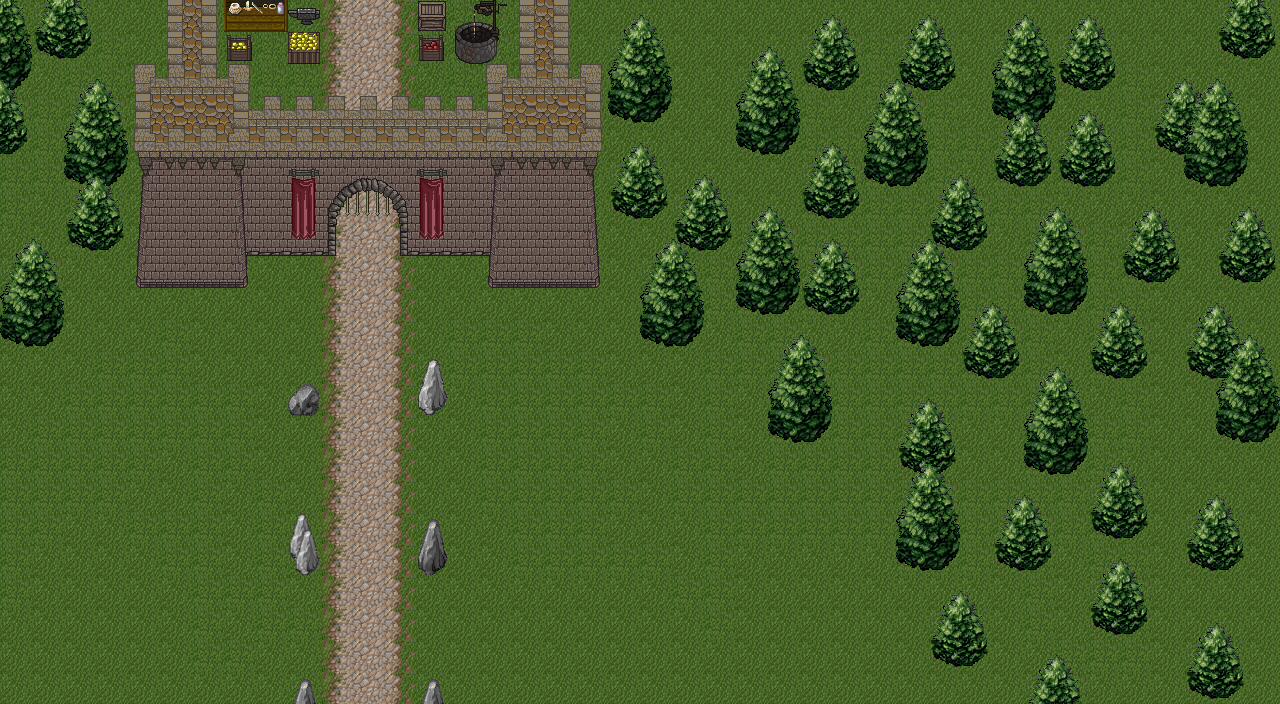

Below is a game level as drawn by its tile map, then a one-line description and the .tmx that defines it (tile-layer data replaced by summaries):
An orthogonal 40x22 tile map with 32x32 px tiles, 5 tile layers (ground, underCharacter, aboveCharacter, underCharacter2, ...), 2 tilesets and 61 objects.

<map version="1.4" tiledversion="1.4.3" orientation="orthogonal" renderorder="right-down" width="40" height="22" tilewidth="32" tileheight="32" infinite="0" nextlayerid="10" nextobjectid="181">
 <tileset firstgid="1" source="mountain_landscape.tsx" />
 <tileset firstgid="257" source="Castle2.tsx" />
 <layer id="1" name="ground" width="40" height="22">
  <data>[880 cells, 880 non-empty, 5 distinct tile ids]</data>
 </layer>
 <layer id="8" name="underCharacter" width="40" height="22">
  <data>[880 cells, 114 non-empty, 24 distinct tile ids]</data>
 </layer>
 <layer id="2" name="aboveCharacter" width="40" height="22">
  <data>[880 cells, 236 non-empty, 26 distinct tile ids]</data>
 </layer>
 <layer id="9" name="underCharacter2" width="40" height="22">
  <data>[880 cells, 2 non-empty, 1 distinct tile ids]</data>
 </layer>
 <layer id="4" name="aboveCharacter2" width="40" height="22">
  <data>[880 cells, 72 non-empty, 30 distinct tile ids]</data>
 </layer>
 <objectgroup id="6" name="collisions">
  <object id="8" x="288" y="384" width="32" height="32" />
  <object id="41" x="519.5" y="0" width="49" height="191.5" />
  <object id="42" x="167.5" y="0" width="49.5" height="191.5" />
  <object id="43" x="250" y="224" width="85" height="32" />
  <object id="44" x="400.5" y="224" width="87.5" height="32" />
  <object id="47" x="136.5" y="192" width="112.5" height="96" />
  <object id="48" x="416" y="384" width="32" height="32" />
  <object id="49" x="416" y="544" width="32" height="32" />
  <object id="50" x="288" y="544" width="32" height="32" />
  <object id="94" x="1.33333" y="295.333" width="62.6667" height="48" />
  <object id="99" x="1032.33" y="690.333" width="45.3333" height="12" />
  <object id="102" x="1007" y="532.333" width="34" height="34" />
  <object id="104" x="1191.67" y="347" width="48" height="31.3333" />
  <object id="122" x="-0.333333" y="114.333" width="22.6667" height="34" />
  <object id="125" x="288" y="30.6667" width="31.3333" height="33.3333" />
  <object id="128" x="287.333" y="6.66667" width="31.3333" height="17.3333" />
  <object id="131" x="224" y="0" width="64" height="32" />
  <object id="133" x="226" y="34.6667" width="24.6667" height="24.6667" />
  <object id="134" x="416" y="0" width="32" height="32" />
  <object id="135" x="416.667" y="33.3333" width="27.3333" height="28.6667" />
  <object id="137" x="454.667" y="20" width="44.6667" height="42.6667" />
  <object id="138" x="487.75" y="192" width="112.5" height="96" />
  <object id="141" x="0.66665" y="36.6667" width="30.6667" height="48" />
  <object id="142" x="65.3333" y="134.667" width="62.6667" height="48" />
  <object id="143" x="609.333" y="72" width="62.6667" height="48" />
  <object id="144" x="737.333" y="104" width="62.6667" height="48" />
  <object id="145" x="864.667" y="135.333" width="62.6667" height="48" />
  <object id="146" x="993.333" y="72" width="62.6667" height="48" />
  <object id="147" x="1184" y="134" width="62.6667" height="48" />
  <object id="148" x="1025.33" y="262" width="62.6667" height="48" />
  <object id="149" x="1215.33" y="388.667" width="62.6667" height="48" />
  <object id="150" x="1024" y="421.333" width="62.6667" height="48" />
  <object id="151" x="896.667" y="520" width="62.6667" height="48" />
  <object id="152" x="897.333" y="293.333" width="62.6667" height="48" />
  <object id="153" x="769.667" y="390" width="62.6667" height="48" />
  <object id="154" x="640.667" y="295" width="62.6667" height="48" />
  <object id="155" x="738.667" y="262" width="62.6667" height="48" />
  <object id="156" x="1095.33" y="344.334" width="50" height="31.3333" />
  <object id="157" x="1127.33" y="248.334" width="49.3333" height="31.3333" />
  <object id="158" x="1222.67" y="245.667" width="50.6666" height="34" />
  <object id="159" x="1158" y="116.333" width="49.3333" height="34" />
  <object id="160" x="1222.67" y="24.3334" width="50" height="31.3333" />
  <object id="161" x="1063.33" y="56.3334" width="48.6666" height="31.3333" />
  <object id="162" x="902.667" y="56.3333" width="49.3333" height="30.6667" />
  <object id="163" x="934.667" y="215" width="50" height="32.6667" />
  <object id="164" x="1064" y="151.666" width="48.6666" height="30.6667" />
  <object id="165" x="998.667" y="153.667" width="48" height="30" />
  <object id="166" x="966.667" y="343.666" width="50" height="32.6667" />
  <object id="167" x="1094.67" y="508.334" width="50" height="27.3333" />
  <object id="168" x="1190.67" y="539" width="50" height="28" />
  <object id="169" x="1095.33" y="601" width="47.3333" height="31.3333" />
  <object id="170" x="1191.33" y="663.667" width="48" height="32" />
  <object id="171" x="934.667" y="633" width="50.6666" height="30" />
  <object id="172" x="903.333" y="441" width="49.3333" height="30" />
  <object id="173" x="806" y="55" width="50" height="32" />
  <object id="174" x="806.667" y="183" width="49.3333" height="32" />
  <object id="175" x="805.333" y="278.333" width="50" height="33.3333" />
  <object id="176" x="678" y="215" width="49.3333" height="32" />
  <object id="177" x="614" y="185" width="49.3333" height="30.6667" />
  <object id="178" x="69.6667" y="213.667" width="49.3333" height="34" />
  <object id="179" x="39.3334" y="20.3333" width="49.3333" height="34" />
 </objectgroup>
</map>
